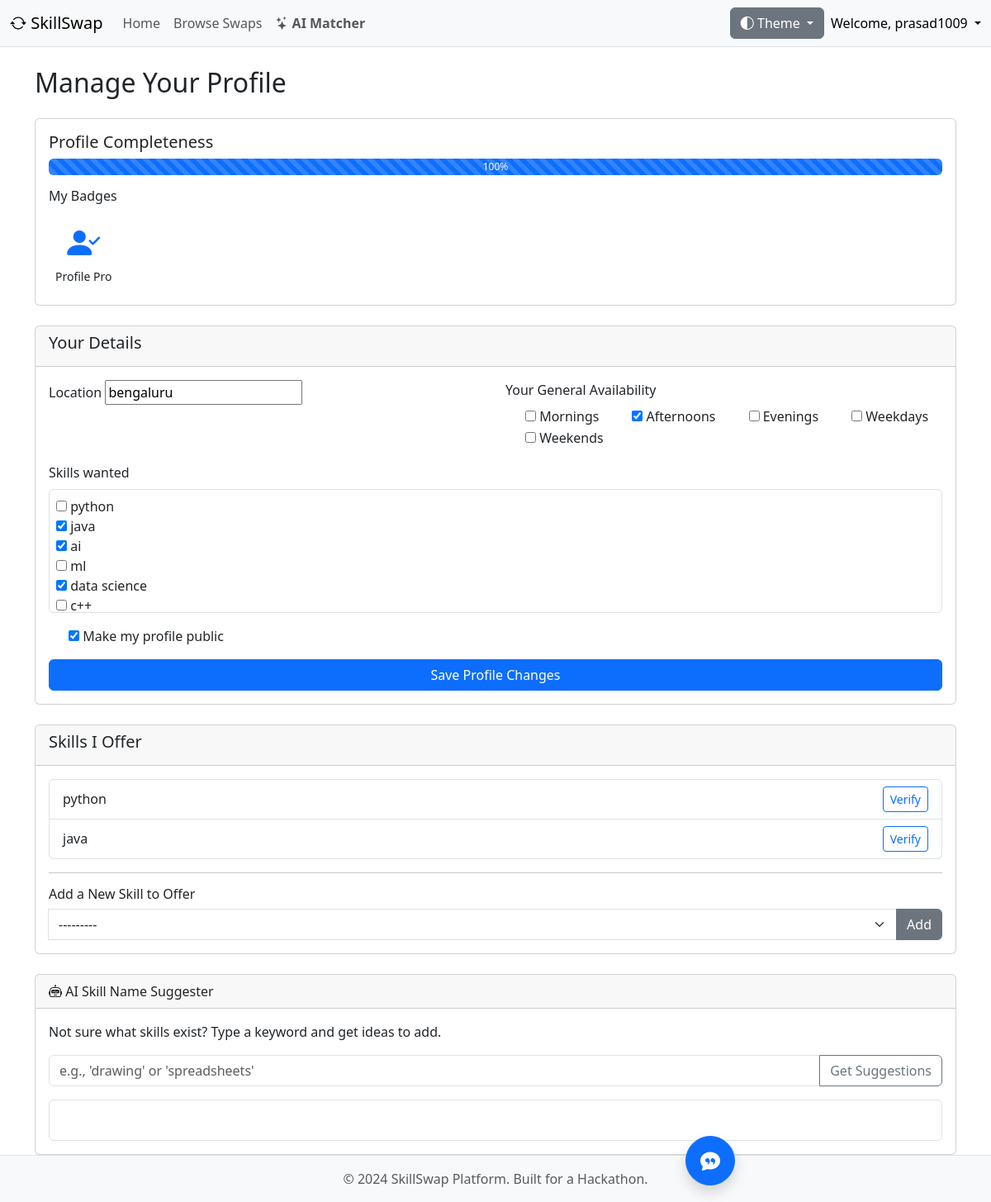
Screenshot of /profile/ (signed in) with the database file from the repository.
### core/models.py (models this page shows, shortened)
class Profile(models.Model):
    user = models.OneToOneField(User, on_delete=models.CASCADE)
    location = models.CharField(max_length=255, blank=True, null=True)
    profile_photo = models.ImageField(upload_to='profile_photos/', blank=True, null=True)
    availability = models.CharField(max_length=255, blank=True, null=True, help_text="e.g., 'Weekends', 'Evenings after 7 PM'")
    is_public = models.BooleanField(default=True)
    skills_offered = models.ManyToManyField(
        Skill,
        through=UserSkill,  # Use our new model to manage the relationship
        related_name='offered_by',
        blank=True
    )
    skills_wanted = models.ManyToManyField(Skill, related_name='wanted_by', blank=True)

class UserSkill(models.Model):
    user_profile = models.ForeignKey('Profile', on_delete=models.CASCADE)
    skill = models.ForeignKey(Skill, on_delete=models.CASCADE)
    is_verified = models.BooleanField(default=False)
    class Meta:
        unique_together = ('user_profile', 'skill')

class Skill(models.Model):
    name = models.CharField(max_length=100, unique=True)
    def __str__(self):
        return self.name

### core/views.py (the view)
# urls.py: path('profile/', views.profile, name='profile'),
@login_required
def profile(request):
    profile_obj, created = Profile.objects.get_or_create(user=request.user)
    user = request.user
    if 'add_skill' in request.POST:
        add_skill_form = AddSkillForm(request.POST)
        if add_skill_form.is_valid():
            skill_to_add = add_skill_form.cleaned_data['skill']
            UserSkill.objects.get_or_create(user_profile=profile_obj, skill=skill_to_add)
            messages.success(request, f"Skill '{skill_to_add.name}' added to your profile!")
            return redirect('profile')
    else:
        add_skill_form = AddSkillForm()
    if 'update_profile' in request.POST:
        profile_form = ProfileForm(request.POST, instance=profile_obj)
        if profile_form.is_valid():
            temp_profile = profile_form.save(commit=False)
            availability_list = profile_form.cleaned_data.get('availability', [])
            temp_profile.availability = ', '.join(availability_list)
            temp_profile.save()
            profile_form.save_m2m()
            messages.success(request, "Your profile has been updated successfully!")
            return redirect('profile')
    else:
        initial_data = {'availability': profile_obj.availability.split(', ') if profile_obj.availability else []}
        profile_form = ProfileForm(instance=profile_obj, initial=initial_data)
    completeness_score = 0
    if profile_obj.location: completeness_score += 25
    if profile_obj.availability: completeness_score += 25
    if profile_obj.userskill_set.exists(): completeness_score += 25
    if profile_obj.skills_wanted.exists(): completeness_score += 25
    earned_badges = []
    if completeness_score == 100:
        earned_badges.append({'name': 'Profile Pro', 'icon': 'bi-person-check-fill', 'description': 'Your profile is 100% complete!'})
    if SwapRequest.objects.filter(Q(requester=user) | Q(responder=user), status='completed').exists():
        earned_badges.append({'name': 'First Swap', 'icon': 'bi-award-fill', 'description': 'Congratulations on completing your first skill swap!'})
    if Review.objects.filter(reviewee=user, rating=5).exists():
        earned_badges.append({'name': 'Top Rated', 'icon': 'bi-star-fill', 'description': 'You received a 5-star rating!'})
    if SwapRequest.objects.filter(Q(requester=user) | Q(responder=user), status='completed').count() >= 5:
        earned_badges.append({'name': 'Super Swapper', 'icon': 'bi-trophy-fill', 'description': 'You have completed 5 or more swaps!'})
    context = {
        'profile_form': profile_form,
        'add_skill_form': add_skill_form,
        'profile_completeness_score': completeness_score,
        'earned_badges': earned_badges,
    }
    return render(request, 'profile.html', context)

### core/forms.py
class ProfileForm(forms.ModelForm):
    AVAILABILITY_CHOICES = [
        ('mornings', 'Mornings'),
        ('afternoons', 'Afternoons'),
        ('evenings', 'Evenings'),
        ('weekdays', 'Weekdays'),
        ('weekends', 'Weekends'),
    ]
    availability = forms.MultipleChoiceField(
        choices=AVAILABILITY_CHOICES,
        widget=forms.CheckboxSelectMultiple,
        required=False,
        label="Your General Availability"
    )
    location = forms.CharField(
        widget=forms.TextInput(attrs={'list': 'city-suggestions'}),
        required=False
    )
    skills_wanted = forms.ModelMultipleChoiceField(
        queryset=Skill.objects.all(),
        widget=forms.CheckboxSelectMultiple,
        required=False
    )
    class Meta:
        model = Profile
        fields = ['location', 'availability', 'skills_wanted', 'is_public']

class AddSkillForm(forms.Form):
    skill = forms.ModelChoiceField(
        queryset=Skill.objects.all(),
        label="Select a skill to offer",
        widget=forms.Select(attrs={'class': 'form-select'})
    )

### core/templates/profile.html (shortened to what this page needs)
{% extends "base.html" %}
{% block content %}
<h2 class="mb-4">Manage Your Profile</h2>
<div class="card mb-4">
    <div class="card-body">
        <h5 class="card-title">Profile Completeness</h5>
        <div class="progress" role="progressbar" style="height: 20px;">
            <div class="progress-bar progress-bar-striped progress-bar-animated" style="width: {{ profile_completeness_score }}%">{{ profile_completeness_score }}%</div>
        </div>
        {% if earned_badges %}
        <h6 class="mt-3">My Badges</h6>
        <div class="d-flex flex-wrap">
            {% for badge in earned_badges %}
            <div class="text-center p-2" data-bs-toggle="tooltip" data-bs-placement="top" title="{{ badge.description }}">
                <i class="{{ badge.icon }} text-primary" style="font-size: 2.5rem;"></i>
                <p class="mb-0 small">{{ badge.name }}</p>
            </div>
            {% endfor %}
        </div>
        {% endif %}
    </div>
</div>
<div class="card mb-4">
    <div class="card-header">
        <h5>Your Details</h5>
    </div>
    <div class="card-body">
        <form method="post">
            <div class="row">
                <div class="col-md-6 mb-3">
                    <label for="{{ profile_form.location.id_for_label }}" class="form-label">{{ profile_form.location.label }}</label>
                    {{ profile_form.location }}
                </div>
                <div class="col-md-6 mb-3">
                    <label class="form-label">{{ profile_form.availability.label }}</label>
                    <div class="d-flex flex-wrap">
                        {% for checkbox in profile_form.availability %}
                        <div class="form-check me-3">{{ checkbox }}</div>
                        {% endfor %}
                    </div>
                </div>
            </div>
            <div class="mb-3">
                <label class="form-label">{{ profile_form.skills_wanted.label }}</label>
                <div class="border p-2 rounded" style="height: 150px; overflow-y: auto;">
                    {{ profile_form.skills_wanted }}
                </div>
            </div>
            <div class="form-check mb-3">
                {{ profile_form.is_public }}
                <label class="form-check-label" for="{{ profile_form.is_public.id_for_label }}">Make my profile public</label>
            </div>
            <button type="submit" name="update_profile" class="btn btn-primary w-100">Save Profile Changes</button>
        </form>
    </div>
</div>
<div class="card mb-4">
    <div class="card-header">
        <h5>Skills I Offer</h5>
    </div>
    <div class="card-body">
        <ul class="list-group mb-3">
            {% for user_skill in user.profile.userskill_set.all %}
                <li class="list-group-item d-flex justify-content-between align-items-center">
                    {{ user_skill.skill.name }}
                    {% if user_skill.is_verified %}
                        <span class="badge bg-success" data-bs-toggle="tooltip" data-bs-placement="left" title="Verified Skill"><i class="bi bi-patch-check-fill"></i> Verified</span>
                    {% else %}
                        <a href="{% url 'generate_skill_quiz' user_skill.skill.id %}" class="btn btn-outline-primary btn-sm">Verify</a>
                    {% endif %}
                </li>
            {% empty %}
                <li class="list-group-item text-muted">No skills offered yet. Add one below!</li>
            {% endfor %}
        </ul>
        <hr>
        <h6>Add a New Skill to Offer</h6>
        <div>
            <form method="post" class="input-group">
                {{ add_skill_form.skill }}
                <button type="submit" name="add_skill" class="btn btn-secondary">Add</button>
            </form>
        </div>
    </div>
</div>
<div class="card mt-4">
    <div class="card-header"><i class="bi bi-robot"></i> AI Skill Name Suggester</div>
    <div class="card-body">
        <p>Not sure what skills exist? Type a keyword and get ideas to add.</p>
        <div class="input-group">
            <input type="text" id="skill-suggestion-input" class="form-control" placeholder="e.g., 'drawing' or 'spreadsheets'">
            <button class="btn btn-outline-secondary" type="button" id="get-suggestions-btn">Get Suggestions</button>
        </div>
        <div id="suggestions-area" class="mt-3 p-2 border rounded" style="min-height: 50px;">
        </div>
    </div>
</div>
{% endblock %}

### core/templates/base.html (shortened to what this page needs)
<!doctype html>
<html lang="en" data-bs-theme="auto">
  <head>
    <link href="https://cdn.jsdelivr.net/npm/bootstrap@5.3.2/dist/css/bootstrap.min.css" rel="stylesheet"
>
    <link rel="stylesheet" href="https://cdn.jsdelivr.net/npm/bootstrap-icons@1.11.1/font/bootstrap-icons.css">
  </head>
  <body>
    <nav class="navbar navbar-expand-lg bg-body-tertiary border-bottom">
      <div class="container-fluid">
        <a class="navbar-brand" href="{% url 'home' %}">
          <i class="bi bi-arrow-repeat"></i> SkillSwap
        </a>
        <div class="collapse navbar-collapse" id="navbarSupportedContent">
          <ul class="navbar-nav me-auto mb-2 mb-lg-0">
            <li class="nav-item">
              <a class="nav-link {% if request.resolver_match.url_name == 'home' %}active{% endif %}" href="{% url 'home' %}">Home</a>
            </li>
            <li class="nav-item">
              <a class="nav-link {% if request.resolver_match.url_name == 'browse_users' %}active{% endif %}" href="{% url 'browse_users' %}">Browse Swaps</a>
            </li>
            <li class="nav-item">
                <a class="nav-link fw-bold {% if request.resolver_match.url_name == 'ai_matchmaker' %}active{% endif %}" href="{% url 'ai_matchmaker' %}">
                    <i class="bi bi-stars"></i> AI Matcher
                </a>
            </li>
          </ul>
          <div class="d-flex align-items-center">
            <div class="dropdown me-2">
              <button class="btn btn-secondary dropdown-toggle" type="button" id="themeDropdown" data-bs-toggle="dropdown" aria-expanded="false">
                <i class="bi bi-circle-half"></i> Theme
              </button>
            </div>
            {% if user.is_authenticated %}
              <div class="dropdown">
                <a href="#" class="d-block link-body-emphasis text-decoration-none dropdown-toggle" data-bs-toggle="dropdown" aria-expanded="false">
                  Welcome, {{ user.username }}
                </a>
              </div>
            {% else %}
              <a href="{% url 'login' %}" class="btn btn-primary">Login</a>
              <a href="{% url 'signup' %}" class="btn btn-outline-secondary ms-2">Sign Up</a>
            {% endif %}
          </div>
        </div>
      </div>
    </nav>
    <main class="container mt-4 main-content">
      {% block content %}{% endblock %}
    </main>
    <footer class="footer mt-auto py-3 bg-body-tertiary border-top">
      <div class="container text-center">
        <span class="text-body-secondary">© 2024 SkillSwap Platform. Built for a Hackathon.</span>
      </div>
    </footer>
    {% if user.is_authenticated %}
    <div id="chatbot-container">
        <button id="chatbot-toggle-btn" class="btn btn-primary btn-lg rounded-circle shadow"><i class="bi bi-chat-quote-fill"></i></button>
    </div>
    {% endif %}
  </body>
</html>

### core/templates/base.html (style rules this page uses)
body { min-height: 100vh; display: flex; flex-direction: column; }
.main-content { flex: 1; }
#chatbot-container { position: fixed; bottom: 20px; right: 20px; z-index: 1050; }
#chatbot-toggle-btn { width: 60px; height: 60px; font-size: 1.5rem; }

### rows the page displays
Profile: location "bengaluru", is_public "☑"
UserSkill: skill.name "python", is_verified "Verify"
UserSkill: skill.name "java", is_verified "Verify"

### other values shown
{{ user.username }} "prasad1009"
{{ profile_completeness_score }} "100"
{{ badge.name }} "Profile Pro"
{{ profile_form.location.label }} "Location"
{{ profile_form.availability.label }} "Your General Availability"
{{ profile_form.skills_wanted.label }} "Skills wanted"
